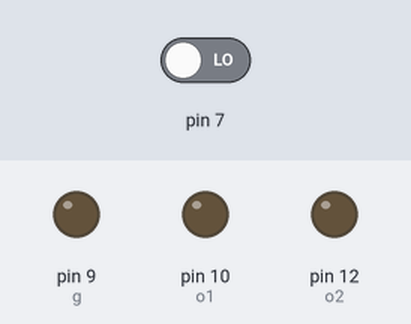
A sketch run on a simulated Arduino Uno, built with avr-gcc and run on an emulated ATmega328P. Parts: output pins drawn as LEDs (lit = HIGH). Dashed ring = blinking. Inputs (shaded band) come from the test bench; at power-on: pin 7 LOW. Random numbers use the default seed unless the sketch sets one; pins used as bus, display or sensor lines are not drawn.

Above: at 2.2 s.
2.3 s: pin 7 driven HIGH
At 2.95 s:
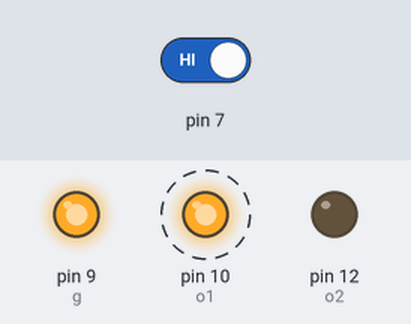
At 3.5 s:
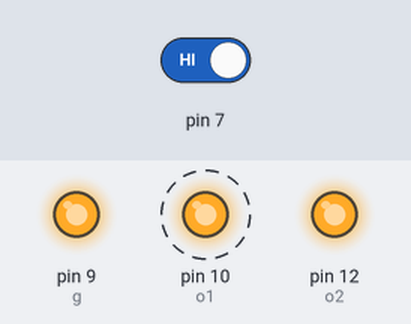
5.7 s: pin 7 driven LOW
At 6.2 s:
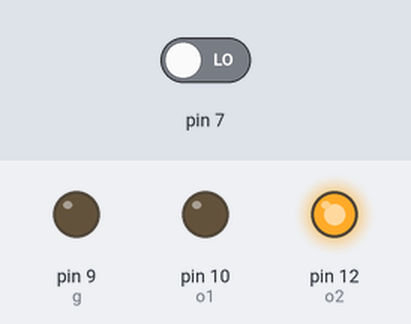
Timing chart, 0 to 15.1 s (numbered marks = the images above; inputs shaded):
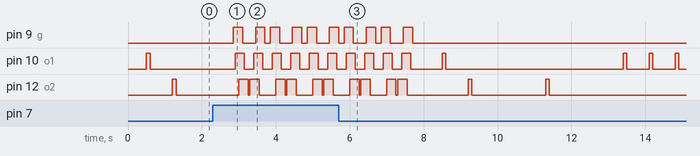

Measured:
- after the input at 2.3 s, pin 9 (g): LOW → HIGH after 0.55 s, then repeats every 1.0 s: LOW 0.35 s, HIGH 0.25 s, LOW 0.15 s, HIGH 0.25 s

The sketch:

Opdracht_12.ino
```cpp
int r1 = 8 ;
int g  = 9 ;
int o1 = 10;
int r2 = 11;
int o2 = 12;
int d  = 50;
int d2 =100;
int buttonState;

void setup() {
               pinMode(r1, OUTPUT);
               pinMode(g , OUTPUT);
               pinMode(o1, OUTPUT);
               pinMode(r2, OUTPUT);
               pinMode(o2, OUTPUT);
               pinMode(7 , INPUT);
}
void loop() {
  buttonState=digitalRead(7);
if(buttonState==1){
         for(int i=0;i<5;i++){
                      digitalWrite(r1, HIGH);delay(d);
                      digitalWrite(g , HIGH);delay(d);
                      digitalWrite(o1, HIGH);delay(d);
                      digitalWrite(r2, HIGH);delay(d);
                      digitalWrite(o2, HIGH);delay(d);
                                               digitalWrite(r1, LOW);delay (d);
                                               digitalWrite(g , LOW);delay (d);
                                               digitalWrite(o1, LOW);delay (d);
                                               digitalWrite(r2, LOW);delay (d);
                                               digitalWrite(o2, LOW);delay (d);
                                               digitalWrite(o2, HIGH);delay(d);
                      digitalWrite(r2 , HIGH);delay(d);
                      digitalWrite(o1 , HIGH);delay(d);
                      digitalWrite(g , HIGH);delay(d);
                      digitalWrite(r1, HIGH);delay(d);
                                               digitalWrite(o2, LOW);delay (d);
                                               digitalWrite(r2 , LOW);delay (d);
                                               digitalWrite(o1, LOW);delay (d);
                                               digitalWrite(g, LOW);delay (d);
                                               digitalWrite(r1, LOW);delay (d);
                                               }

                      }else{  digitalWrite(r1 , 0);
                      digitalWrite(o1 , 0);delay(d2);digitalWrite(r1,LOW);digitalWrite(o1,LOW);delay (d2);
                      digitalWrite(g  , 0);
                      digitalWrite(r2 , 0);delay(d2);digitalWrite(g, LOW);digitalWrite(r2,LOW);delay (d2);
                      digitalWrite(o2 , 0);delay(d2);
                        }
                         int na=random(8,13);
        digitalWrite(na,HIGH);delay(d2);digitalWrite(na, LOW);delay (d2);
                      }
```
